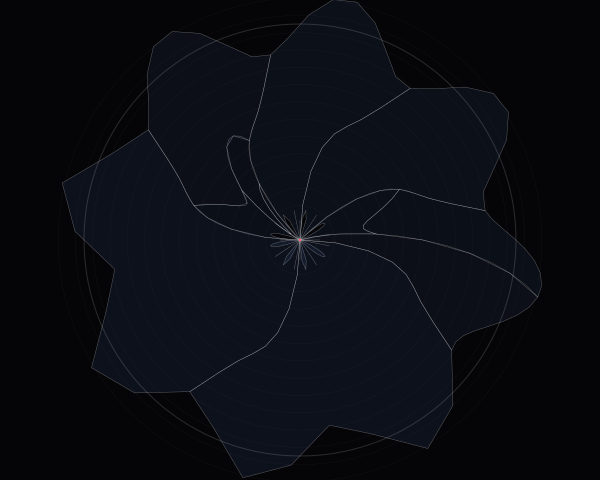

Python code for this plot:
import cairo
import math
import random

# Setup
width, height = 600, 480
surface = cairo.ImageSurface(cairo.FORMAT_ARGB32, width, height)
ctx = cairo.Context(surface)

# Background
ctx.set_source_rgb(0.02, 0.02, 0.03)  # Deep Charcoal
ctx.paint()

# Constants for the Polar Transformation
CENTER_X, CENTER_Y = width / 2, height / 2
MAX_RADIUS = min(width, height) * 0.45
GOLDEN_RATIO = (1 + 5**0.5) / 2

def polar_transform(x, y, distortion_factor=0.0):
    """
    Maps Cartesian coordinates (x: 0..width, y: 0..height) 
    to a Polar system with radial distortion.
    """
    # Normalize inputs
    nx = x / width
    ny = y / height
    
    # Non-linear radial distribution (logarithmic-ish spacing)
    r = math.pow(ny, 1.2) * MAX_RADIUS
    
    # Angle with a slight spiral twist
    theta = nx * 2 * math.pi + (ny * math.pi * 0.2)
    
    # Radial distortion (wavy interference)
    r += math.sin(theta * 8) * distortion_factor * 15
    
    px = CENTER_X + r * math.cos(theta)
    py = CENTER_Y + r * math.sin(theta)
    return px, py

def draw_subdivided_quad(x, y, w, h, depth):
    """
    Recursively subdivides space and draws the polar-mapped result.
    """
    # Dynamic split probability based on distance from center (y-axis in Cartesian)
    # Higher density towards the "rim" or "core"
    split_prob = 0.75 - (depth * 0.1)
    
    # Threshold for stopping recursion
    if depth < 6 and (random.random() < split_prob or depth < 2):
        # Determine split direction
        if random.random() > 0.5:
            # Horizontal split
            draw_subdivided_quad(x, y, w, h/2, depth + 1)
            draw_subdivided_quad(x, y + h/2, w, h/2, depth + 1)
        else:
            # Vertical split
            draw_subdivided_quad(x, y, w/2, h, depth + 1)
            draw_subdivided_quad(x + w/2, y, w/2, h, depth + 1)
    else:
        # Drawing logic for the leaf nodes
        render_cell(x, y, w, h, depth)

def render_cell(x, y, w, h, depth):
    # Get the four corners of the quad in polar space
    # We sample intermediate points to make the arcs smooth
    steps = 8
    points = []
    
    # Top edge
    for i in range(steps + 1):
        points.append(polar_transform(x + (w * i / steps), y, 2.0))
    # Right edge
    for i in range(1, steps + 1):
        points.append(polar_transform(x + w, y + (h * i / steps), 2.0))
    # Bottom edge
    for i in range(1, steps + 1):
        points.append(polar_transform(x + w - (w * i / steps), y + h, 2.0))
    # Left edge
    for i in range(1, steps):
        points.append(polar_transform(x, y + h - (h * i / steps), 2.0))

    # 1. Draw "Ghost" Glow (Soft Diffusion)
    ctx.move_to(points[0][0], points[0][1])
    for p in points[1:]:
        ctx.line_to(p[0], p[1])
    ctx.close_path()
    
    alpha = 0.05 + (1.0 / (depth + 1)) * 0.1
    ctx.set_source_rgba(0.4, 0.6, 1.0, alpha) # Spectral Blue
    ctx.fill()

    # 2. Draw Precision Hairlines
    ctx.set_line_width(0.4)
    ctx.set_source_rgba(1, 1, 1, 0.4)
    ctx.move_to(points[0][0], points[0][1])
    for p in points[1:]:
        ctx.line_to(p[0], p[1])
    ctx.close_path()
    ctx.stroke()

    # 3. Add Chromatic Data Points at specific intersections
    if depth > 4 and random.random() > 0.7:
        ctx.set_source_rgb(1.0, 0.2, 0.3) # Swiss Red
        dot_x, dot_y = points[0]
        ctx.arc(dot_x, dot_y, 1.2, 0, 2 * math.pi)
        ctx.fill()

# --- Execution ---

# Draw a concentric background rhythm first
ctx.set_line_width(0.2)
for i in range(1, 15):
    ctx.set_source_rgba(1, 1, 1, 0.1)
    radius = (i / 15.0) * MAX_RADIUS * 1.2
    ctx.arc(CENTER_X, CENTER_Y, radius, 0, 2 * math.pi)
    ctx.stroke()

# Seed for reproducibility of systematic variation
random.seed(42)

# Start the recursive grid subdivision
# The grid is mapped from a virtual 600x480 space to the polar circle
draw_subdivided_quad(0, 0, width, height, 0)

# Final Overlay: High-contrast crosshair (Swiss alignment)
ctx.set_source_rgba(1, 1, 1, 0.3)
ctx.set_line_width(0.5)
# Vertical
ctx.move_to(CENTER_X, CENTER_Y - 20)
ctx.line_to(CENTER_X, CENTER_Y + 20)
# Horizontal
ctx.move_to(CENTER_X - 20, CENTER_Y)
ctx.line_to(CENTER_X + 20, CENTER_Y)
ctx.stroke()

# Outermost border circle (structural boundary)
ctx.set_source_rgba(1, 1, 1, 0.15)
ctx.set_line_width(1.0)
ctx.arc(CENTER_X, CENTER_Y, MAX_RADIUS, 0, 2 * math.pi)
ctx.stroke()
